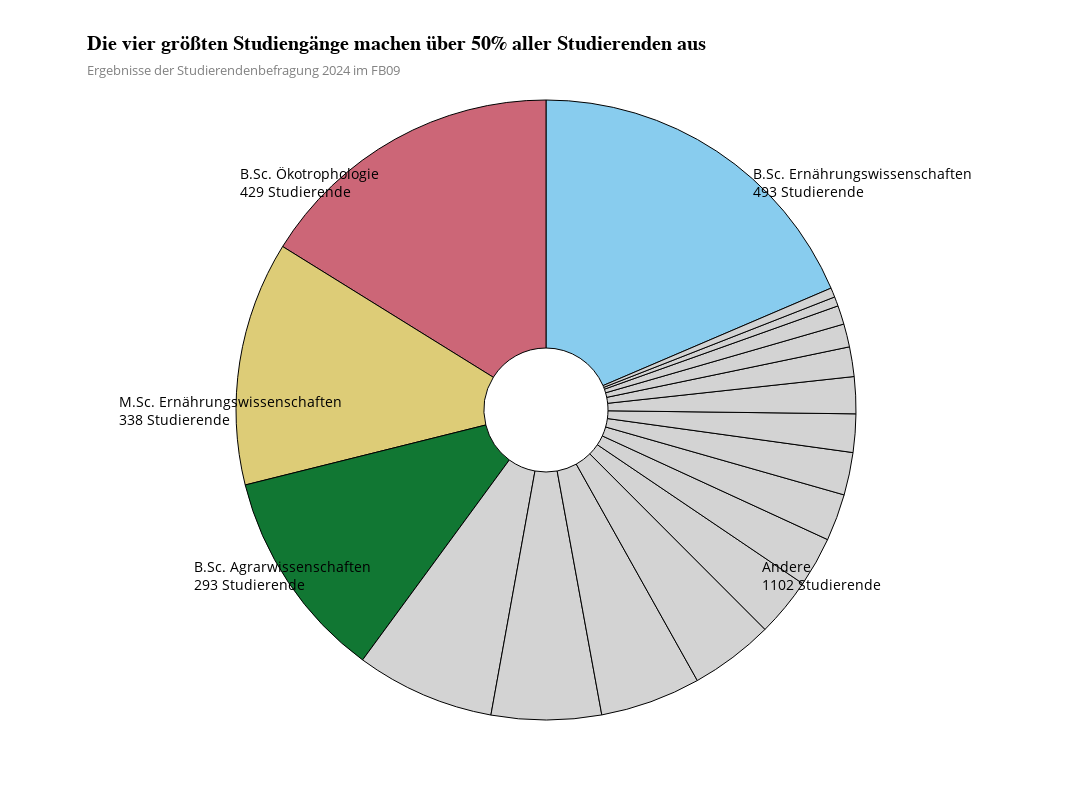

This figure's notebook cell:
### Code cell
# Ensure numeric values
studiengang_verteilung["Anzahl Studierende"] = pd.to_numeric(
    studiengang_verteilung["Anzahl Studierende"],
    errors="coerce"
).fillna(0)

# Identify top 4 programs
top4_studiengaenge = studiengang_verteilung.nlargest(4, "Anzahl Studierende")["Studiengang"].tolist()

# Color mapping: highlight top 4, others grey
color_map = {
    studiengang: px.colors.qualitative.Safe[i]
    for i, studiengang in enumerate(top4_studiengaenge)
}
color_map.update({
    studiengang: "lightgrey"
    for studiengang in studiengang_verteilung["Studiengang"]
    if studiengang not in top4_studiengaenge
})

# Create pie chart
fig = px.pie(
    studiengang_verteilung,
    values="Anzahl Studierende",
    names="Studiengang",
    title="Die vier größten Studiengänge machen über 50% aller Studierenden aus",
    subtitle="Ergebnisse der Studierendenbefragung 2024 im FB09",
    color="Studiengang",
    color_discrete_map=color_map,
    template="infoviz",
    hole=0.2
)

# Layout configuration
fig.update_layout(
    font=dict(size=18),
    width=1400,
    height=800,
    showlegend=False,
    title=dict(
        font=dict(size=20, family="Arial", color="black"),
        xanchor="left",
        xref="container",
        x=0.08,
        subtitle=dict(
            font=dict(color="gray", size=13)
        )
    )
)

# Slice styling
fig.update_traces(
    textinfo="none",
    marker=dict(line=dict(color="black", width=1))
)

# Annotate individual segments
annotations = {
    "B.Sc. Ernährungswissenschaften": (0.72, 0.9),
    "B.Sc. Ökotrophologie": (0.17, 0.9),
    "M.Sc. Ernährungswissenschaften": (0.04, 0.5),
    "B.Sc. Agrarwissenschaften": (0.12, 0.2),
    "Andere": (0.73, 0.2)
}

for studiengang, (x_pos, y_pos) in annotations.items():
    if studiengang == "Andere":
        text = "Andere<br>1102 Studierende"
    else:
        value = studiengang_verteilung.loc[
            studiengang_verteilung["Studiengang"] == studiengang,
            "Anzahl Studierende"
        ].values[0]
        text = f"{studiengang}<br>{int(value)} Studierende"

    fig.add_annotation(
        text=text,
        x=x_pos,
        y=y_pos,
        showarrow=False,
        font=dict(size=14, color="black"),
        align="left",
        xanchor="left"
    )

fig.show()
fig.write_image("Plots/pdf/abschluss7.pdf")

### Figure 1 — Plotly figure (JSON) as saved in the notebook; plotly's stock layout.template omitted (floating-point values rounded to 4 significant figures)
{"data": [{"customdata": [["B.Sc. Ernährungswissenschaften"], ["B.Sc. Ökotrophologie"], ["M.Sc. Ernährungswissenschaften"], ["B.Sc. Agrarwissenschaften"], ["M.Sc. Transition Management"], ["M.Sc. Ökotrophologie"], ["M.Sc. Agrobiotechnologie"], ["B.Sc. Umwelt und globaler Wandel"], ["M.Sc. Insect Biotechnology and Bioresources"], ["B.Sc. Nachwachsende Rohstoffe und Bioressourcen"], ["M.Sc. Nutzpflanzenwissenschaften"], ["M.Sc. Sustainable Transition"], ["M.Sc. Agrar- und Ressourcenökonomie"], ["M.Sc. Nachhaltige Ernährungswirtschaft"], ["M.Sc. Nutztierwissenschaften*"], ["M.Sc. Oenologie/Weinwirtschaft*"], ["M.Sc. Getränketechnologie*"], ["M.Sc. Informationstechnologie"], ["M.Sc. Umweltwissenschaften"]], "domain": {"x": [0, 1], "y": [0, 1]}, "hole": 0.2, "hovertemplate": "Studiengang=%{customdata[0]}<br>Anzahl Studierende=%{value}<extra></extra>", "labels": ["B.Sc. Ernährungswissenschaften", "B.Sc. Ökotrophologie", "M.Sc. Ernährungswissenschaften", "B.Sc. Agrarwissenschaften", "M.Sc. Transition Management", "M.Sc. Ökotrophologie", "M.Sc. Agrobiotechnologie", "B.Sc. Umwelt und globaler Wandel", "M.Sc. Insect Biotechnology and Bioresources", "B.Sc. Nachwachsende Rohstoffe und Bioressourcen", "M.Sc. Nutzpflanzenwissenschaften", "M.Sc. Sustainable Transition", "M.Sc. Agrar- und Ressourcenökonomie", "M.Sc. Nachhaltige Ernährungswirtschaft", "M.Sc. Nutztierwissenschaften*", "M.Sc. Oenologie/Weinwirtschaft*", "M.Sc. Getränketechnologie*", "M.Sc. Informationstechnologie", "M.Sc. Umweltwissenschaften"], "legendgroup": "", "marker": {"colors": ["rgb(136, 204, 238)", "rgb(204, 102, 119)", "rgb(221, 204, 119)", "rgb(17, 119, 51)", "lightgrey", "lightgrey", "lightgrey", "lightgrey", "lightgrey", "lightgrey", "lightgrey", "lightgrey", "lightgrey", "lightgrey", "lightgrey", "lightgrey", "lightgrey", "lightgrey", "lightgrey"], "line": {"color": "black", "width": 1}}, "name": "", "showlegend": true, "textinfo": "none", "type": "pie", "values": [493.0, 429.0, 338.0, 293.0, 192.0, 152.0, 139.0, 116.0, 81.0, 69.0, 65.0, 59.0, 53.0, 51.0, 41.0, 32.0, 26.0, 13.0, 13.0]}], "layout": {"annotations": [{"align": "left", "font": {"color": "black", "size": 14}, "showarrow": false, "text": "B.Sc. Ernährungswissenschaften<br>493 Studierende", "x": 0.72, "xanchor": "left", "y": 0.9}, {"align": "left", "font": {"color": "black", "size": 14}, "showarrow": false, "text": "B.Sc. Ökotrophologie<br>429 Studierende", "x": 0.17, "xanchor": "left", "y": 0.9}, {"align": "left", "font": {"color": "black", "size": 14}, "showarrow": false, "text": "M.Sc. Ernährungswissenschaften<br>338 Studierende", "x": 0.04, "xanchor": "left", "y": 0.5}, {"align": "left", "font": {"color": "black", "size": 14}, "showarrow": false, "text": "B.Sc. Agrarwissenschaften<br>293 Studierende", "x": 0.12, "xanchor": "left", "y": 0.2}, {"align": "left", "font": {"color": "black", "size": 14}, "showarrow": false, "text": "Andere<br>1102 Studierende", "x": 0.73, "xanchor": "left", "y": 0.2}], "font": {"size": 18}, "height": 800, "legend": {"tracegroupgap": 0}, "showlegend": false, "title": {"font": {"color": "black", "family": "Arial", "size": 20}, "subtitle": {"font": {"color": "gray", "size": 13}, "text": "Ergebnisse der Studierendenbefragung 2024 im FB09"}, "text": "Die vier größten Studiengänge machen über 50% aller Studierenden aus", "x": 0.08, "xanchor": "left", "xref": "container"}, "width": 1400}}
